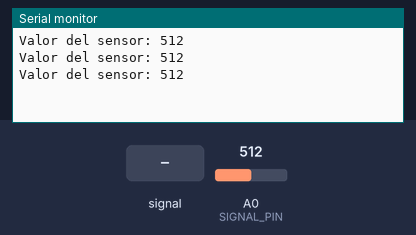
This sketch was run on a simulated Arduino Uno, built with avr-gcc and run on an emulated ATmega328P. Parts: the last lines printed to the serial monitor. The inputs (shaded band) are chosen by the test bench; at power-on: A0 (SIGNAL_PIN) = 512.

Above: at 1.3 s.
1.4 s: A0 (SIGNAL_PIN) fed a 200 Hz sine of ±81 counts around its level
At 2.0 s:
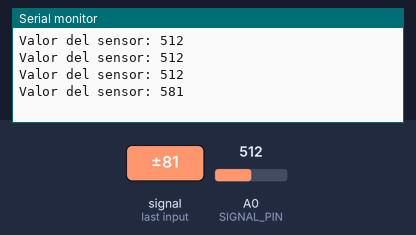
2.9 s: A0 (SIGNAL_PIN) set to 716
At 3.5 s:
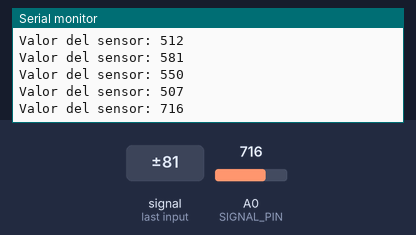
4.4 s: A0 (SIGNAL_PIN) fed a 1000 Hz sine of ±255 counts around its level
At 5.0 s:
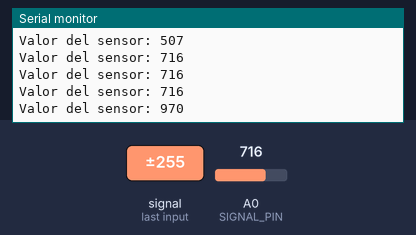
5.9 s: A0 (SIGNAL_PIN) set to 900
At 6.6 s:
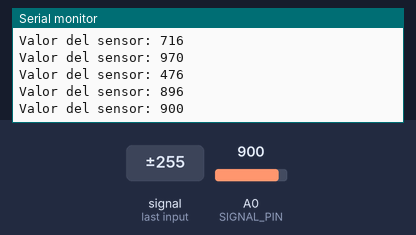
Timing chart, 0 to 8.4 s (numbered marks = the images above; inputs shaded):
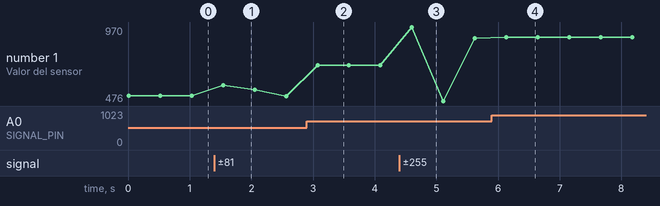

Measured:
- after the input at 1.4 s, the serial monitor: prints a new line after 0.14 s (image 1)
- after the input at 2.9 s, the serial monitor: prints a new line after 0.17 s (image 2)
- after the input at 4.4 s, the serial monitor: prints a new line after 0.20 s (image 3)
- after the input at 5.9 s, the serial monitor: prints a new line after 0.24 s (image 4)
- plotted number 1: 512 → 507 after the input at 1.4 s, 507 → 716 after the input at 2.9 s, 716 → 896 after the input at 4.4 s, 896 → 900 after the input at 5.9 s

The sketch:

Sensor_de_nivel_agua_ejemplo.ino
```cpp
const int SIGNAL_PIN = A0;


/*

Antes de ejecutar el codigo asegurarse siempre de tener la conexion correcta como se indica
en: https://github.com/AuxiliardeLaboratorioIE/Uso_de_componentes_de_arduino/blob/main/Conexiones/Conexiones.md
O preguntado al encargado de la materia / practica.

*/


void setup() {
  Serial.begin(9600);
}

void loop() {
  delay(10);                          // estabiliza
  int valor = analogRead(SIGNAL_PIN); // 0 a 1023

  Serial.print("Valor del sensor: ");
  Serial.println(valor);
  delay(500);
}
```
